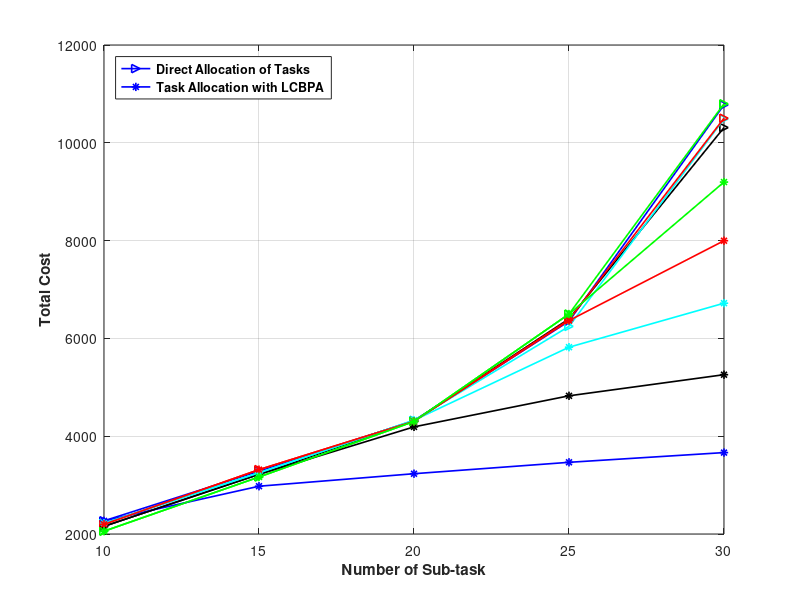

Write the MATLAB code that produced this figure.
clc;
clear;

x=[10 15 20 25 30];
y0k10=[2269 3283 4317 6352 10776];
y0k15=[2157 3220 4313 6400 10311];
y0k20=[2220 3251 4326 6246 10488];
y0k25=[2199 3316 4306 6382 10502];
y0k30=[2057 3166 4302 6498 10797];
y1k10=[2269 2977 3233 3466 3665];
y1k15=[2157 3220 4191 4826 5258];
y1k20=[2220 3251 4326 5820 6720];
y1k25=[2199 3316 4306 6365 7998];
y1k30=[2057 3166 4302 6498 9197];
figure
 h1 = plot(x,y0k10,'->blue','LineWidth',1.2); hold on;
      plot(x,y0k15,'->black','LineWidth',1.2);hold on;
      plot(x,y0k20,'->c','LineWidth',1.2);    hold on;
      plot(x,y0k25,'->red','LineWidth',1.2);  hold on;
      plot(x,y0k30,'->green','LineWidth',1.2);
 h2 = plot(x,y1k10,'-*blue','LineWidth',1.2); hold on;
      plot(x,y1k15,'-*black','LineWidth',1.2);hold on;
      plot(x,y1k20,'-*c','LineWidth',1.2);    hold on;
      plot(x,y1k25,'-*red','LineWidth',1.2);   hold on;
      plot(x,y1k30,'-*green','LineWidth',1.2);
      
grid on;
xlabel('Number of Sub-task','FontWeight','bold');
ylabel('Total Cost','FontWeight','bold');
legend([h1,h2],'Direct Allocation of Tasks','Task Allocation with LCBPA','Location','Northwest','FontWeight','bold');
print('alpha0_5completetion','-dpng')
      